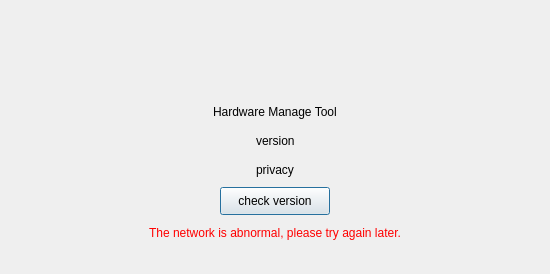
<?xml version="1.0" encoding="UTF-8"?>
<ui version="4.0">
 <class>AboutDlg</class>
 <widget class="QDialog" name="AboutDlg">
  <property name="geometry">
   <rect>
    <x>0</x>
    <y>0</y>
    <width>550</width>
    <height>274</height>
   </rect>
  </property>
  <property name="minimumSize">
   <size>
    <width>550</width>
    <height>260</height>
   </size>
  </property>
  <property name="maximumSize">
   <size>
    <width>550</width>
    <height>274</height>
   </size>
  </property>
  <property name="windowTitle">
   <string>Dialog</string>
  </property>
  <layout class="QVBoxLayout" name="verticalLayout">
   <property name="topMargin">
    <number>30</number>
   </property>
   <property name="bottomMargin">
    <number>30</number>
   </property>
   <item>
    <layout class="QHBoxLayout" name="horizontalLayout">
     <item>
      <spacer name="horizontalSpacer">
       <property name="orientation">
        <enum>Qt::Horizontal</enum>
       </property>
       <property name="sizeHint" stdset="0">
        <size>
         <width>40</width>
         <height>20</height>
        </size>
       </property>
      </spacer>
     </item>
     <item>
      <widget class="QLabel" name="IconLabel">
       <property name="minimumSize">
        <size>
         <width>64</width>
         <height>64</height>
        </size>
       </property>
       <property name="maximumSize">
        <size>
         <width>64</width>
         <height>64</height>
        </size>
       </property>
       <property name="text">
        <string/>
       </property>
       <property name="pixmap">
        <pixmap resource="res.qrc">:/res/images/HM64.png</pixmap>
       </property>
      </widget>
     </item>
     <item>
      <spacer name="horizontalSpacer_2">
       <property name="orientation">
        <enum>Qt::Horizontal</enum>
       </property>
       <property name="sizeHint" stdset="0">
        <size>
         <width>40</width>
         <height>20</height>
        </size>
       </property>
      </spacer>
     </item>
    </layout>
   </item>
   <item>
    <layout class="QHBoxLayout" name="horizontalLayout_2">
     <item>
      <spacer name="horizontalSpacer_3">
       <property name="orientation">
        <enum>Qt::Horizontal</enum>
       </property>
       <property name="sizeHint" stdset="0">
        <size>
         <width>40</width>
         <height>20</height>
        </size>
       </property>
      </spacer>
     </item>
     <item>
      <widget class="QLabel" name="NameLabel">
       <property name="text">
        <string>Hardware Manage Tool</string>
       </property>
      </widget>
     </item>
     <item>
      <spacer name="horizontalSpacer_4">
       <property name="orientation">
        <enum>Qt::Horizontal</enum>
       </property>
       <property name="sizeHint" stdset="0">
        <size>
         <width>40</width>
         <height>20</height>
        </size>
       </property>
      </spacer>
     </item>
    </layout>
   </item>
   <item>
    <layout class="QHBoxLayout" name="horizontalLayout_3">
     <item>
      <spacer name="horizontalSpacer_5">
       <property name="orientation">
        <enum>Qt::Horizontal</enum>
       </property>
       <property name="sizeHint" stdset="0">
        <size>
         <width>40</width>
         <height>20</height>
        </size>
       </property>
      </spacer>
     </item>
     <item>
      <widget class="QLabel" name="VersionLabel">
       <property name="text">
        <string>version</string>
       </property>
      </widget>
     </item>
     <item>
      <spacer name="horizontalSpacer_6">
       <property name="orientation">
        <enum>Qt::Horizontal</enum>
       </property>
       <property name="sizeHint" stdset="0">
        <size>
         <width>40</width>
         <height>20</height>
        </size>
       </property>
      </spacer>
     </item>
    </layout>
   </item>
   <item>
    <layout class="QHBoxLayout" name="horizontalLayout_4">
     <item>
      <spacer name="horizontalSpacer_7">
       <property name="orientation">
        <enum>Qt::Horizontal</enum>
       </property>
       <property name="sizeHint" stdset="0">
        <size>
         <width>40</width>
         <height>20</height>
        </size>
       </property>
      </spacer>
     </item>
     <item>
      <widget class="QLabel" name="PrivacyLabel">
       <property name="text">
        <string>privacy</string>
       </property>
      </widget>
     </item>
     <item>
      <spacer name="horizontalSpacer_8">
       <property name="orientation">
        <enum>Qt::Horizontal</enum>
       </property>
       <property name="sizeHint" stdset="0">
        <size>
         <width>40</width>
         <height>20</height>
        </size>
       </property>
      </spacer>
     </item>
    </layout>
   </item>
   <item>
    <layout class="QHBoxLayout" name="horizontalLayout_5">
     <item>
      <spacer name="horizontalSpacer_9">
       <property name="orientation">
        <enum>Qt::Horizontal</enum>
       </property>
       <property name="sizeHint" stdset="0">
        <size>
         <width>40</width>
         <height>20</height>
        </size>
       </property>
      </spacer>
     </item>
     <item>
      <widget class="QPushButton" name="VersionCheckBtn">
       <property name="minimumSize">
        <size>
         <width>110</width>
         <height>28</height>
        </size>
       </property>
       <property name="maximumSize">
        <size>
         <width>110</width>
         <height>28</height>
        </size>
       </property>
       <property name="text">
        <string>check version</string>
       </property>
      </widget>
     </item>
     <item>
      <spacer name="horizontalSpacer_10">
       <property name="orientation">
        <enum>Qt::Horizontal</enum>
       </property>
       <property name="sizeHint" stdset="0">
        <size>
         <width>40</width>
         <height>20</height>
        </size>
       </property>
      </spacer>
     </item>
    </layout>
   </item>
   <item>
    <layout class="QHBoxLayout" name="horizontalLayout_6">
     <item>
      <spacer name="horizontalSpacer_11">
       <property name="orientation">
        <enum>Qt::Horizontal</enum>
       </property>
       <property name="sizeHint" stdset="0">
        <size>
         <width>40</width>
         <height>20</height>
        </size>
       </property>
      </spacer>
     </item>
     <item>
      <widget class="QLabel" name="warning">
       <property name="styleSheet">
        <string notr="true">color: rgb(255, 0, 0);</string>
       </property>
       <property name="text">
        <string>The network is abnormal, please try again later.</string>
       </property>
      </widget>
     </item>
     <item>
      <spacer name="horizontalSpacer_12">
       <property name="orientation">
        <enum>Qt::Horizontal</enum>
       </property>
       <property name="sizeHint" stdset="0">
        <size>
         <width>40</width>
         <height>20</height>
        </size>
       </property>
      </spacer>
     </item>
    </layout>
   </item>
  </layout>
 </widget>
 <resources>
  <include location="res.qrc"/>
 </resources>
 <connections/>
</ui>
